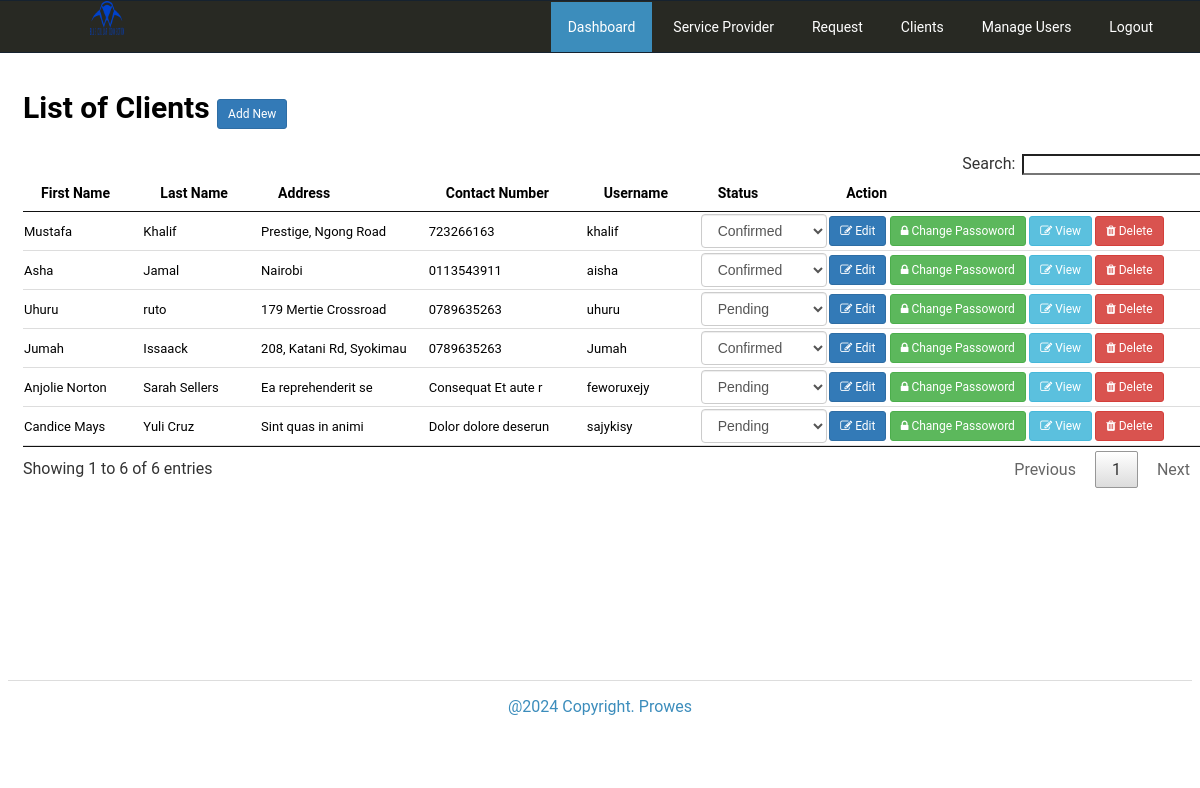
The app's page /admin/client/index.php (signed in) with its own data.
### tables this page shows
CREATE TABLE `tblclients` (
  `ClientID` int(11) NOT NULL,
  `Fname` varchar(90) NOT NULL,
  `Lname` varchar(90) NOT NULL,
  `Address` text NOT NULL,
  `ContactNo` varchar(30) NOT NULL,
  `Status` varchar(90) NOT NULL DEFAULT 'Pending',
  `cUsername` varchar(90) NOT NULL,
  `cPassword` varchar(90) NOT NULL,
  `PicLoc` text NOT NULL
);

### admin/client/index.php (called while the page is built, shortened)
<?php
require_once("../nav/navigation.php");
?>

### includes/database.php (called while the page is built, shortened)
<?php
class Database
{
    public $sql_string = '';
    private $conn;
    public function open_connection()
    {
        $this->conn = new mysqli(server, user, pass, database_name);
    }
    public function setQuery($sql = '')
    {
        $this->sql_string = $sql;
    }
    public function executeQuery()
    {
        $result = $this->conn->query($this->sql_string);
        return $result;
    }
    private function confirm_query($result)
    {
        return $result;
    }
    public function loadResultList($key = '') {
        $cur = $this->executeQuery();
        $array = array();
        if ($cur->num_rows > 0) {
            while ($row = $cur->fetch_object()) {
                if ($key) {
                    $array[$row->$key] = $row;
                } else {
                    $array[] = $row;
                }
            }
        }
        return $array;
    }
}
$mydb = new Database();
?>

### admin/client/list.php (the view, shortened to what this page needs)
?>   <div class="page-header">
		<h2>List of Clients <span><a class="btn btn-primary btn-sm" href="index.php?view=add">Add New</a></span></h2>
	</div>
        <div class="table-responsive">
                <table class="hover" id="dash-tables"   cellspacing="0" >
				  <thead>
				  		<th>First Name</th>
				  		<th>Last Name</th>
				  		<th>Address</th>
				  		<th>Contact Number</th>
				  		<th>Username</th>
				  		<th>Status</th>
				  		<th width="32%">Action</th>
				  </thead>
				  <tbody>
				  	<?php
				  		$mydb->setQuery("SELECT *
											FROM  `tblclients`");
				  		$cur = $mydb->loadResultList();
						foreach ($cur as $result) {
				  		echo '<tr>';
				  		echo '<td>' . $result->Fname.'</a></td>';
				  		echo '<td>'. $result->Lname.'</td>';
				  		echo '<td>'. $result->Address.'</td>';
				  		echo '<td>'. $result->ContactNo.'</td>';
				  		echo '<td>'. $result->cUsername.'</td>';
				  		echo '<td><select class="form-control select_status" data-id="'.$result->ClientID.'" id="'.$result->ClientID.'status">';
			  					if($result->Status=='Pending') { echo '<option Selected >Pending</option>';  }else{ echo '<option >Pending</option>'; }
			  					if($result->Status=='Confirmed') { echo '<option Selected >Confirmed</option>';  }else{ echo '<option >Confirmed</option>'; }
				  			echo '</select>
				  				 </td>';
				  			$btn= '<a title="Edit" href="index.php?view=edit&id='.$result->ClientID.'" class="btn btn-primary btn-sm  " ><i class="fa fa-edit"></i> Edit</a> <a title="Edit" href="index.php?view=changepassword&id='.$result->ClientID.'" class="btn btn-success btn-sm  " ><i class="fa fa-lock"></i> Change Passoword</a> <a title="View" href="index.php?view=view&id='.$result->ClientID.'" class="btn btn-info btn-sm  " ><i class="fa fa-edit"></i> View</a>
				  					 <a title="Delete" href="controller.php?action=delete&id='.$result->ClientID.'" class="btn btn-danger btn-sm"><i class="fa fa-trash"></i> Delete</a>';
				  		echo '<td > '.$btn.'</td>';
				  		echo '</tr>';
				  	}
				  	?>
				  </tbody>
				</table>
			</div>

### admin/css/style.css (style rules this page uses)
body { font-family: "Roboto", -apple-system, BlinkMacSystemFont, "Segoe UI", Roboto, "Helvetica Neue", Arial, sans-serif; }
.page-header { font-size: 20px; }
.page-header span { font-size: 14px; }
.btn { display: inline-block; padding: 6px 12px; margin-bottom: 0; font-size: 14px; font-weight: normal; line-height: 1.42857143; text-align: center; white-space: nowrap; vertical-align: middle; -ms-touch-action: manipulation; touch-action: manipulation; cursor: pointer; -webkit-user-select: none; -moz-user-select: none; -ms-user-select: none; user-select: none; background-image: none; border: 1px solid transparent; border-radius: 4px; }
.btn-primary { color: #fff; background-color: #337ab7; border-color: #2e6da4; }
.btn-success { color: #fff; background-color: #5cb85c; border-color: #4cae4c; }
.btn-info { color: #fff; background-color: #5bc0de; border-color: #46b8da; }
.btn-danger { color: #fff; background-color: #d9534f; border-color: #d43f3a; }
.btn-sm, .btn-group-sm > .btn { padding: 5px 10px; font-size: 12px; line-height: 1.5; border-radius: 3px; }
a.btn { text-decoration: none; }
.form-control { display: block; width: 100%; height: 34px; padding: 6px 12px; font-size: 14px; line-height: 1.42857143; color: #555; background-color: #fff; background-image: none; border: 1px solid #ccc; border-radius: 4px; -webkit-box-shadow: inset 0 1px 1px rgba(0, 0, 0, .075); box-shadow: inset 0 1px 1px rgba(0, 0, 0, .075); -webkit-transition: border-color ease-in-out .15s, -webkit-box-shadow ease-in-out .15s; -o-transition: border-color ease-in-out .15s, box-shadow ease-in-out .15s; transition: border-color ease-in-out .15s, box-shadow ease-in-out .15s; }
#dash-tables { text-align: left; }
#dash-tables th { font-size: 14px; font-weight: bold; }
#dash-tables td { font-size: 13px; padding: 2px 1px 2px 1px; border-bottom: .5px solid #ddd; }

### records on screen
tblclients: Fname "Mustafa", Lname "Khalif", Address "Prestige, Ngong Road", ContactNo "723266163", cUsername "khalif", Status+ClientID "Confirmed"
tblclients: Fname "Asha", Lname "Jamal", Address "Nairobi", ContactNo "0113543911", cUsername "aisha", Status+ClientID "Confirmed"
tblclients: Fname "Uhuru", Lname "ruto", Address "179 Mertie Crossroad", ContactNo "0789635263", cUsername "uhuru", Status+ClientID "Pending"
tblclients: Fname "Jumah", Lname "Issaack", Address "208, Katani Rd, Syokimau", ContactNo "0789635263", cUsername "Jumah", Status+ClientID "Confirmed"
tblclients: Fname "Anjolie Norton", Lname "Sarah Sellers", Address "Ea reprehenderit se", ContactNo "Consequat Et aute r", cUsername "feworuxejy", Status+ClientID "Pending"
tblclients: Fname "Candice Mays", Lname "Yuli Cruz", Address "Sint quas in animi", ContactNo "Dolor dolore deserun", cUsername "sajykisy", Status+ClientID "Pending"
